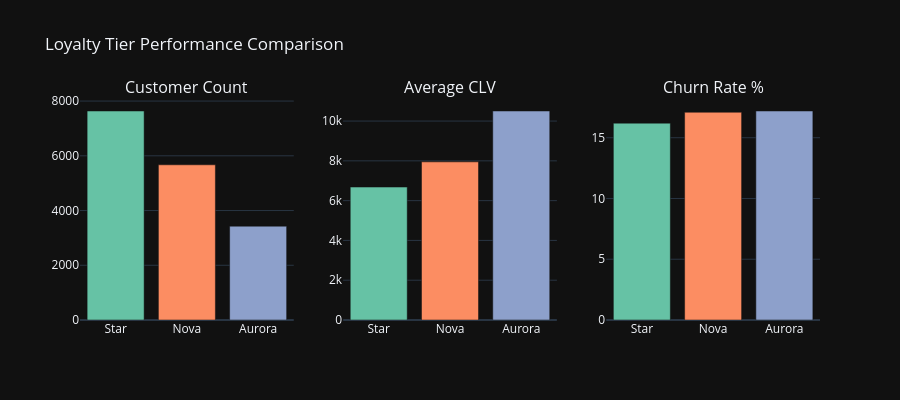

The code cell stored with this chart in its notebook:
### Markdown cell above
### 2.1 Loyalty Tier Performance

### Code cell
tier_stats = loyalty.groupby('Loyalty Card').agg(
    Customer_Count=(PK, 'count'),
    Avg_CLV=('CLV', 'mean'),
    Avg_Salary=('Salary', 'mean'),
    Churn_Rate=('Churn', 'mean'),
    Avg_Tenure=('Tenure_Months', 'mean'),
).reset_index()
tier_stats['Churn_Rate'] = (tier_stats['Churn_Rate'] * 100).round(1)

display(tier_stats)

fig = make_subplots(rows=1, cols=3, subplot_titles=['Customer Count', 'Average CLV', 'Churn Rate %'])

for i, tier in enumerate(LOYALTY_CARD_ORDER):
    row = tier_stats[tier_stats['Loyalty Card'] == tier]
    fig.add_trace(go.Bar(x=[tier], y=row['Customer_Count'], name=tier, marker_color=COLORS[i], showlegend=False), row=1, col=1)
    fig.add_trace(go.Bar(x=[tier], y=row['Avg_CLV'], name=tier, marker_color=COLORS[i], showlegend=False), row=1, col=2)
    fig.add_trace(go.Bar(x=[tier], y=row['Churn_Rate'], name=tier, marker_color=COLORS[i], showlegend=False), row=1, col=3)

fig.update_layout(template=DARK_TEMPLATE, height=400, title='Loyalty Tier Performance Comparison')
fig.show()

### Figure 1 — Plotly figure (JSON) as saved in the notebook; plotly's stock layout.template omitted (floating-point values rounded to 4 significant figures)
{"data": [{"marker": {"color": "rgb(102,194,165)"}, "name": "Star", "showlegend": false, "type": "bar", "x": ["Star"], "xaxis": "x", "y": [7637], "yaxis": "y"}, {"marker": {"color": "rgb(102,194,165)"}, "name": "Star", "showlegend": false, "type": "bar", "x": ["Star"], "xaxis": "x2", "y": [6683.0], "yaxis": "y2"}, {"marker": {"color": "rgb(102,194,165)"}, "name": "Star", "showlegend": false, "type": "bar", "x": ["Star"], "xaxis": "x3", "y": [16.2], "yaxis": "y3"}, {"marker": {"color": "rgb(252,141,98)"}, "name": "Nova", "showlegend": false, "type": "bar", "x": ["Nova"], "xaxis": "x", "y": [5671], "yaxis": "y"}, {"marker": {"color": "rgb(252,141,98)"}, "name": "Nova", "showlegend": false, "type": "bar", "x": ["Nova"], "xaxis": "x2", "y": [7950.0], "yaxis": "y2"}, {"marker": {"color": "rgb(252,141,98)"}, "name": "Nova", "showlegend": false, "type": "bar", "x": ["Nova"], "xaxis": "x3", "y": [17.1], "yaxis": "y3"}, {"marker": {"color": "rgb(141,160,203)"}, "name": "Aurora", "showlegend": false, "type": "bar", "x": ["Aurora"], "xaxis": "x", "y": [3429], "yaxis": "y"}, {"marker": {"color": "rgb(141,160,203)"}, "name": "Aurora", "showlegend": false, "type": "bar", "x": ["Aurora"], "xaxis": "x2", "y": [10510.0], "yaxis": "y2"}, {"marker": {"color": "rgb(141,160,203)"}, "name": "Aurora", "showlegend": false, "type": "bar", "x": ["Aurora"], "xaxis": "x3", "y": [17.2], "yaxis": "y3"}], "layout": {"annotations": [{"font": {"size": 16}, "showarrow": false, "text": "Customer Count", "x": 0.1444, "xanchor": "center", "xref": "paper", "y": 1, "yanchor": "bottom", "yref": "paper"}, {"font": {"size": 16}, "showarrow": false, "text": "Average CLV", "x": 0.5, "xanchor": "center", "xref": "paper", "y": 1, "yanchor": "bottom", "yref": "paper"}, {"font": {"size": 16}, "showarrow": false, "text": "Churn Rate %", "x": 0.8556, "xanchor": "center", "xref": "paper", "y": 1, "yanchor": "bottom", "yref": "paper"}], "height": 400, "title": {"text": "Loyalty Tier Performance Comparison"}, "xaxis": {"anchor": "y", "domain": [0, 0.2889]}, "xaxis2": {"anchor": "y2", "domain": [0.3556, 0.6444]}, "xaxis3": {"anchor": "y3", "domain": [0.7111, 1]}, "yaxis": {"anchor": "x", "domain": [0, 1]}, "yaxis2": {"anchor": "x2", "domain": [0, 1]}, "yaxis3": {"anchor": "x3", "domain": [0, 1]}}}
